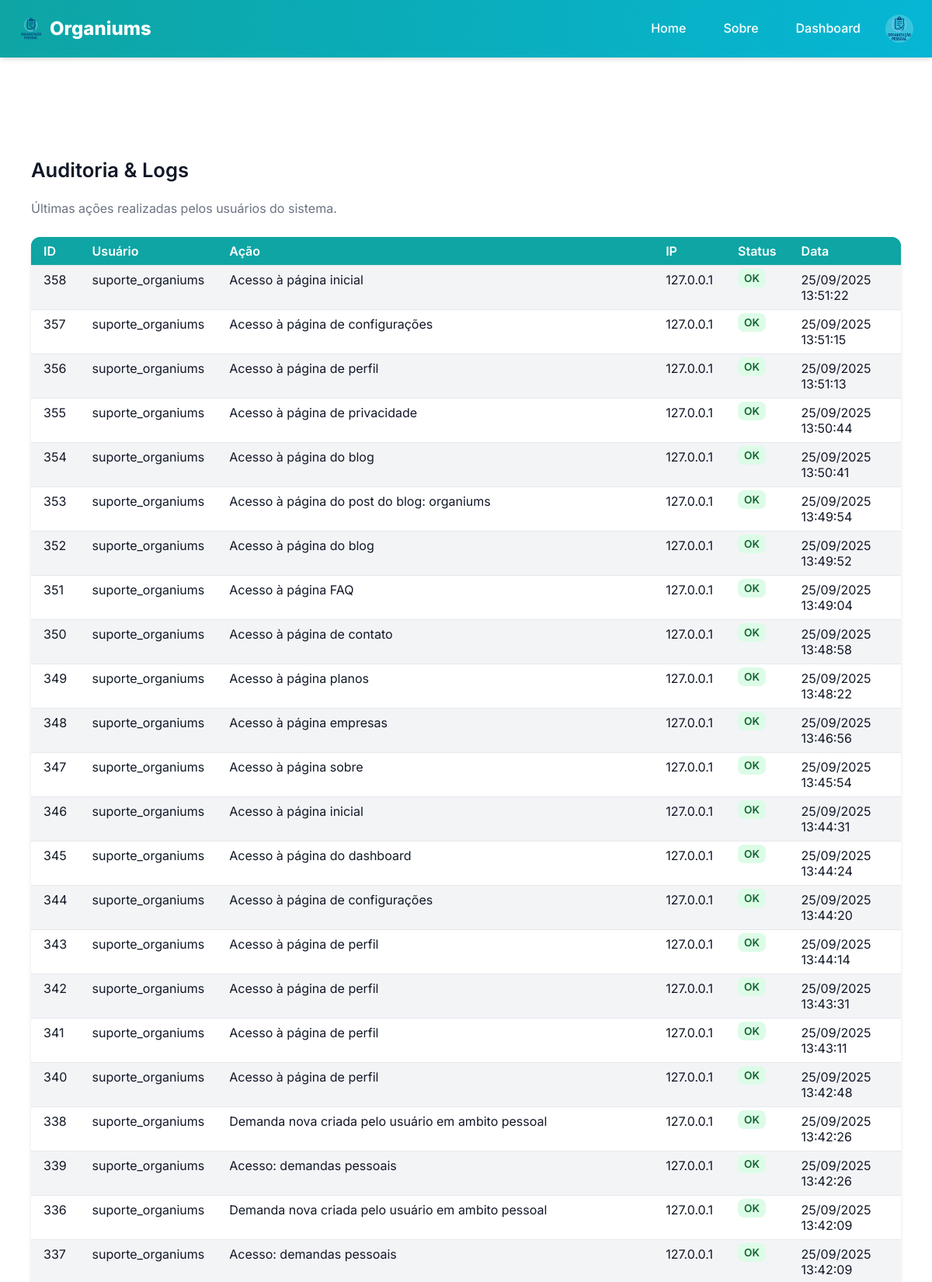
/admin/logs (signed in, upper part), run on the app's committed database.
### models.py (models this page shows, shortened)
class User(UserMixin, db.Model):
    __tablename__ = "user"
    id = db.Column(db.Integer, primary_key=True)
    username = db.Column(db.String(50), unique=True, index=True, nullable=False)
    name = db.Column(db.String(120), nullable=False)
    email = db.Column(db.String(120), unique=True, index=True, nullable=False)
    password_hash = db.Column(db.String(128))
    avatar = db.Column(db.String(200))
    role = db.Column(db.String(30), default="cliente", nullable=False)
    company_id = db.Column(db.Integer, db.ForeignKey('company.id'), nullable=True)
    def is_admin(self):
        return self.role == "admin"

class Log(db.Model):
    __tablename__ = "log"
    id = db.Column(db.Integer, primary_key=True)
    user_id = db.Column(db.Integer, db.ForeignKey('user.id'), nullable=True)
    action = db.Column(db.String(255), nullable=False)
    ip_address = db.Column(db.String(45))
    status = db.Column(db.String(20), default="ok")
    created_at = db.Column(db.DateTime, default=db.func.current_timestamp())
    user = db.relationship('User', backref='logs')

### app/views.py (the view)
@bp.route('/admin/logs')
@login_required
def admin_logs():
    if not current_user.is_admin():
        abort(403)
    logs = Log.query.order_by(Log.created_at.desc()).limit(500).all()  # últimos 500
    register_log("Acesso à página de auditoria/logs")
    return render_template('admin/logs.html', logs=logs)

### app/utils.py (called while the page is built)
def register_log(action, status="ok"):
    user_id = current_user.id if current_user.is_authenticated else None
    ip_address = request.remote_addr
    log = Log(
        user_id=user_id,
        action=action,
        ip_address=ip_address,
        status=status
    )
    db.session.add(log)
    db.session.commit()

### manage.py (called while the page is built)
def create_app(config_object=None):
    app = Flask(__name__, template_folder='app/templates', static_folder='app/static')
    app.config.from_object(config_object or Config)
    db.init_app(app)
    migrate.init_app(app, db)
    login.init_app(app)
    from models import User
    @login.user_loader
    def load_user(user_id):
        return User.query.get(int(user_id))
    from app.views import bp as app_bp
    from api.views import bp as api_bp
    app.register_blueprint(app_bp)
    app.register_blueprint(api_bp, url_prefix='/api')
    app.config['MAX_CONTENT_LENGTH'] = 2 * 1024 * 1024
    register_error_handlers(app)
    @app.shell_context_processor
    def make_shell_context():
        return {'db': db, 'User': User}
    return app

### app/templates/admin/logs.html (shortened to what this page needs)
{% extends 'base.html' %}
{% block include_css %}
<link rel="stylesheet" href="{{ url_for('static', filename='css/admin_logs.css') }}">
{% endblock %}
{% block content %}
<div class="logs-container">
  <h2>Auditoria & Logs</h2>
  <p class="subtitle">Últimas ações realizadas pelos usuários do sistema.</p>
  <table class="logs-table">
    <thead>
      <tr>
        <th>ID</th>
        <th>Usuário</th>
        <th>Ação</th>
        <th>IP</th>
        <th>Status</th>
        <th>Data</th>
      </tr>
    </thead>
    <tbody>
      {% for log in logs %}
      <tr>
        <td>{{ log.id }}</td>
        <td>{{ log.user.username if log.user else "Anônimo" }}</td>
        <td>{{ log.action }}</td>
        <td>{{ log.ip_address }}</td>
        <td>
          <span class="status {{ 'error' if log.status == 'fail' else 'ok' }}">
            {{ log.status }}
          </span>
        </td>
        <td>{{ log.created_at.strftime("%d/%m/%Y %H:%M:%S") }}</td>
      </tr>
      {% else %}
      <tr>
        <td colspan="6">Nenhum log registrado.</td>
      </tr>
      {% endfor %}
    </tbody>
  </table>
</div>
{% endblock %}

### app/templates/components/header.html (shortened to what this page needs)
<header class="site-header">
  <div class="header-wrap">
    <a class="brand" href="{{ url_for('app_bp.home') }}">
      <img class="brand-logo" src="{{ url_for('static', filename='img/logo.png') }}" alt="Organiums" width="32" height="32">
      Organiums
    </a>
    <nav class="desktop-nav">
      <a class="nav-link" href="{{ url_for('app_bp.home') }}">Home</a>
      <a class="nav-link" href="{{ url_for('app_bp.about') }}">Sobre</a>
      {% if current_user.is_authenticated %}
        <a class="nav-link" href="{{ url_for('app_bp.dashboard') }}">Dashboard</a>
        <div class="user-menu">
          {% if current_user.avatar %}
            <img src="{{ current_user.avatar }}" alt="Avatar de {{ current_user.name }}" width="32" height="32" class="user-avatar">
          {% else %}
            <div class="user-avatar placeholder-avatar">{{ current_user.name[0]|upper }}</div>
          {% endif %}
        </div>
      {% else %}
        <a class="nav-link" href="{{ url_for('app_bp.login') }}">Entrar</a>
        <a class="nav-link" href="{{ url_for('app_bp.register') }}">Cadastrar</a>
      {% endif %}
    </nav>
  </div>
</header>

### app/static/css/main.css (style rules this page uses)
* { box-sizing: border-box; }
body { font-family: 'Inter', system-ui, Arial, sans-serif; background: var(--bg); color: var(--fg); margin: 0; padding: 0; line-height: 1.6; }

### app/static/css/admin_logs.css (style rules this page uses)
.logs-container { max-width: var(--container-width); margin: var(--spacing-xl) auto; padding: var(--spacing-lg); }
.logs-container h2 { margin-bottom: var(--spacing-sm); font-size: 1.6rem; font-weight: 600; }
.logs-container .subtitle { color: var(--muted); margin-bottom: var(--spacing-lg); }
.logs-table { width: 100%; border-collapse: collapse; background: var(--bg-light); box-shadow: var(--shadow); border-radius: var(--radius-lg); overflow: hidden; }
.logs-table th, .logs-table td { padding: var(--spacing-sm) var(--spacing-md); text-align: left; border-bottom: 1px solid #e5e7eb; }
.logs-table th { background: var(--brand-primary); color: white; font-weight: 600; }
.status { padding: 4px 8px; border-radius: var(--radius); font-size: 0.85rem; font-weight: 600; text-transform: uppercase; }
.status.ok { background: #dcfce7; color: #166534; }

### app/static/css/vars.css (style rules this page uses)
:root { --bg: #ffffff; --fg: #111827; --brand-primary: #0ea5a4; --brand-secondary: #06b6d4; --brand-dark: #0d9488; --bg-light: #f3f4f6; --muted: #6b7280; --muted-light: #9ca3af; --success: #10b981; --success-bg: #d1fae5; --danger: #ef4444; --danger-bg: #fee2e2; --warning: #f59e0b; --warning-bg: #fef3c7; --info: #3b82f6; --info-bg: #dbeafe; --font-base: 'Inter', system-ui, Arial, sans-serif; --font-alt: 'Segoe UI', Tahoma, Geneva, Verdana, sans-serif; --text-xs: 0.75rem; --text-sm: 0.875rem; --text-md: 1rem; --text-lg: 1.125rem; --text-xl: 1.25rem; --text-2xl: 1.5rem; --text-3xl: 1.875rem; --line-height: 1.6; --container-width: 1200px; --spacing-xs: 4px; --spacing-sm: 8px; --spacing-md: 16px; --spacing-lg: 24px; --spacing-xl: 32px; --spacing-2xl: 48px; --radius: 8px; --radius-lg: 12px; --radius-full: 9999px; --shadow: 0 4px 6px -1px rgba(0, 0, 0, 0.1), 0 2px 4px -1px rgba(0, 0, 0, 0.06); --shadow-md: 0 10px 15px -3px rgba(0, 0, 0, 0.1), 0 4px 6px -2px rgba(0, 0, 0, 0.05); --shadow-lg: 0 20px 25px -5px rgba(0, 0, 0, 0.1), 0 10px 10px -5px rgba(0, 0, 0, 0.04); --transition: all 0.3s ease; }

### app/static/css/components/header.css (style rules this page uses)
.site-header { background: linear-gradient(90deg, var(--brand-primary), var(--brand-secondary)); color: white; position: sticky; top: 0; z-index: 1000; box-shadow: var(--shadow); }
.header-wrap { max-width: var(--container-width); margin: 0 auto; display: flex; justify-content: space-between; align-items: center; padding: var(--spacing-md) var(--spacing-lg); }
.brand { font-weight: 800; color: white; text-decoration: none; font-size: 1.5rem; display: flex; align-items: center; gap: var(--spacing-sm); }
.brand-logo { height: 32px; width: auto; }
.desktop-nav { display: flex; align-items: center; gap: var(--spacing-md); }
.nav-link { color: white; text-decoration: none; font-weight: 500; padding: var(--spacing-sm) var(--spacing-md); border-radius: var(--radius); transition: var(--transition); position: relative; }
.nav-link::after { content: ''; position: absolute; bottom: 0; left: 50%; width: 0; height: 2px; background-color: white; transition: var(--transition); transform: translateX(-50%); }
.user-menu { display: flex; align-items: center; gap: var(--spacing-sm); position: relative; }
.user-avatar { width: 36px; height: 36px; border-radius: 50%; background-color: rgba(255, 255, 255, 0.2); display: flex; align-items: center; justify-content: center; font-weight: 600; cursor: pointer; }

### app/static/css/pages/public/ajuda.css (style rules this page uses)
table { width: 100%; border-collapse: collapse; margin-bottom: var(--spacing-xl); }
thead { background: var(--brand-primary); color: white; }
thead th { padding: var(--spacing-sm); text-align: left; }
tbody tr { background: var(--bg-light); border-bottom: 1px solid var(--muted-light); }
tbody td { padding: var(--spacing-sm); vertical-align: top; }
tbody tr:nth-child(even) { background: var(--bg); }

### data on the page
User: avatar (picture)
Log: id "358", user "suporte_organiums", action "Acesso à página inicial", ip_address "127.0.0.1", status "OK", created_at "25/09/2025 13:51:22"
Log: id "357", user "suporte_organiums", action "Acesso à página de configurações", ip_address "127.0.0.1", status "OK", created_at "25/09/2025 13:51:15"
Log: id "356", user "suporte_organiums", action "Acesso à página de perfil", ip_address "127.0.0.1", status "OK", created_at "25/09/2025 13:51:13"
Log: id "355", user "suporte_organiums", action "Acesso à página de privacidade", ip_address "127.0.0.1", status "OK", created_at "25/09/2025 13:50:44"
Log: id "354", user "suporte_organiums", action "Acesso à página do blog", ip_address "127.0.0.1", status "OK", created_at "25/09/2025 13:50:41"
Log: id "353", user "suporte_organiums", action "Acesso à página do post do blog: organiums", ip_address "127.0.0.1", status "OK", created_at "25/09/2025 13:49:54"
Log: id "352", user "suporte_organiums", action "Acesso à página do blog", ip_address "127.0.0.1", status "OK", created_at "25/09/2025 13:49:52"
Log: id "351", user "suporte_organiums", action "Acesso à página FAQ", ip_address "127.0.0.1", status "OK", created_at "25/09/2025 13:49:04"
Log: id "350", user "suporte_organiums", action "Acesso à página de contato", ip_address "127.0.0.1", status "OK", created_at "25/09/2025 13:48:58"
Log: id "349", user "suporte_organiums", action "Acesso à página planos", ip_address "127.0.0.1", status "OK", created_at "25/09/2025 13:48:22"
Log: id "348", user "suporte_organiums", action "Acesso à página empresas", ip_address "127.0.0.1", status "OK", created_at "25/09/2025 13:46:56"
Log: id "347", user "suporte_organiums", action "Acesso à página sobre", ip_address "127.0.0.1", status "OK", created_at "25/09/2025 13:45:54"
Log: id "346", user "suporte_organiums", action "Acesso à página inicial", ip_address "127.0.0.1", status "OK", created_at "25/09/2025 13:44:31"
Log: id "345", user "suporte_organiums", action "Acesso à página do dashboard", ip_address "127.0.0.1", status "OK", created_at "25/09/2025 13:44:24"
Log: id "344", user "suporte_organiums", action "Acesso à página de configurações", ip_address "127.0.0.1", status "OK", created_at "25/09/2025 13:44:20"
Log: id "343", user "suporte_organiums", action "Acesso à página de perfil", ip_address "127.0.0.1", status "OK", created_at "25/09/2025 13:44:14"
Log: id "342", user "suporte_organiums", action "Acesso à página de perfil", ip_address "127.0.0.1", status "OK", created_at "25/09/2025 13:43:31"
Log: id "341", user "suporte_organiums", action "Acesso à página de perfil", ip_address "127.0.0.1", status "OK", created_at "25/09/2025 13:43:11"
Log: id "340", user "suporte_organiums", action "Acesso à página de perfil", ip_address "127.0.0.1", status "OK", created_at "25/09/2025 13:42:48"
Log: id "338", user "suporte_organiums", action "Demanda nova criada pelo usuário em ambito pessoal", ip_address "127.0.0.1", status "OK", created_at "25/09/2025 13:42:26"
Log: id "339", user "suporte_organiums", action "Acesso: demandas pessoais", ip_address "127.0.0.1", status "OK", created_at "25/09/2025 13:42:26"
Log: id "336", user "suporte_organiums", action "Demanda nova criada pelo usuário em ambito pessoal", ip_address "127.0.0.1", status "OK", created_at "25/09/2025 13:42:09"
Log: id "337", user "suporte_organiums", action "Acesso: demandas pessoais", ip_address "127.0.0.1", status "OK", created_at "25/09/2025 13:42:09"
